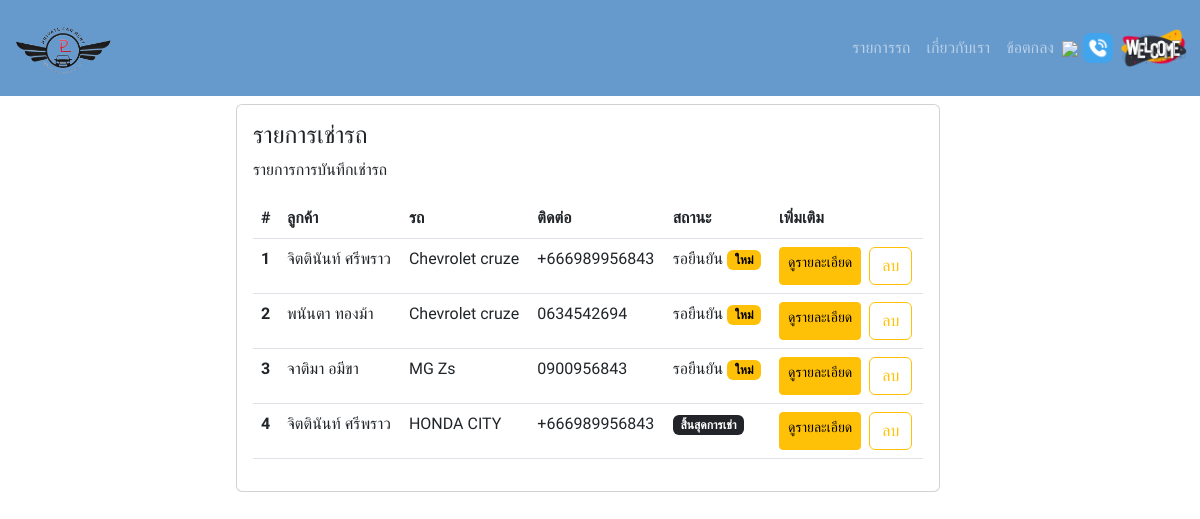
/car_check.php, run on the app's committed database.
### tables this page shows
CREATE TABLE `bookings` (
  `id` int(11) NOT NULL,
  `customer_name` varchar(255) NOT NULL,
  `phone_number` varchar(20) NOT NULL,
  `travel_date` date NOT NULL,
  `return_date` date NOT NULL,
  `pickup_location` varchar(255) NOT NULL,
  `destination_province` varchar(255) NOT NULL,
  `car_id` int(11) DEFAULT NULL,
  `status_rental` varchar(30) NOT NULL,
  `car_brand` varchar(255) DEFAULT NULL,
  `car_model` varchar(255) DEFAULT NULL,
  `passenger_count` int(5) NOT NULL,
  `num_days` int(5) NOT NULL,
  `line_id` varchar(100) NOT NULL,
  `return_location` varchar(255) NOT NULL,
  `travel_time` time NOT NULL,
  `b_status` varchar(30) NOT NULL
);

### car_check.php (the view, shortened to what this page needs)
<!DOCTYPE html>
<html lang="en">
<head>
  <link rel="stylesheet" href="https://cdn.jsdelivr.net/npm/bootstrap@5.2.0/dist/css/bootstrap.min.css">
  <link href="https://cdn.jsdelivr.net/npm/bootstrap@5.2.3/dist/css/bootstrap.min.css" rel="stylesheet">
  <link rel="stylesheet" href="style.css">
</head>
<body>
  <?php include 'navbar.php'; ?>
  <div class="container py-2">
    <div class="page-content page-container" id="page-content">
      <div class="padding">
        <div class="row container d-flex justify-content-center">
          <div class="col-lg-8 grid-margin stretch-card">
            <div class="card">
              <div class="card-body">
                <h4 class="card-title">รายการเช่ารถ</h4>
                <p class="card-description">
                  รายการการบันทึกเช่ารถ
                </p>
                <div class="table-responsive">
                  <table class="table">
                    <thead>
                      <tr>
                        <th scope="col">#</th>
                        <th scope="col">ลูกค้า</th>
                        <th scope="col">รถ</th>
                        <th scope="col">ติดต่อ</th>
                        <th scope="col">สถานะ</th>
                        <th scope="col">เพิ่มเติม</th>
                      </tr>
                    </thead>
                    <tbody>
          <?php
          require_once "database.php";
          $sql = "SELECT * FROM `bookings` ORDER BY id DESC";
          $result = mysqli_query($conn, $sql);
          if (mysqli_num_rows($result) > 0) {
            $i = 1;
            while ($row = mysqli_fetch_assoc($result)) {
              $bookings_id = $row['id'];
              $car_brand = $row['car_brand'];
              $car_model = $row['car_model'];
              $customer_name = $row["customer_name"];
              $status_rental = $row["status_rental"];
              $phone_number = $row["phone_number"];
              echo '<tr>';
              echo '<th scope="row">' . $i++ . '</th>';
              echo '<td>' . $customer_name . '</td>';
              echo '<td>' . $car_brand . ' ' . $car_model . '</td>';
              echo '<td>' . $phone_number . '</td>';
              echo '<td>';
              if ($status_rental == 1) {
                echo '<span class="badge text-bg-warning ">รอยืนยัน</span>';
              } elseif ($status_rental == 2) {
                echo '<span class="badge text-bg-info ">เช่าอยู่</span>';
              } elseif ($status_rental == 3) {
                echo '<span class="badge text-bg-dark">สิ้นสุดการเช่า</span>';
              }  else {
                echo 'รอยืนยัน <span class="badge text-bg-warning"> ใหม่</span>';
              }
              echo '</td>'; ?>
              <td>
                <div class="d-grid gap-2 d-md-flex">
                  <a class="btn btn-warning btn-sm " href="booking_detail.php?bookings_id=<?php echo $bookings_id; ?>">ดูรายละเอียด</a>
                  <form action="" method="POST">
                    <button class="btn btn-outline-warning" type="submit" name="delete_data" value="Submit">ลบ</button>
                  </form>
                </div>
              </td><?php
                    echo '</tr>';
                  }
                } else {
                  echo '<tr><td colspan="5">No data found.</td></tr>';
                }
                    ?>
        </tbody>
                  </table>
                </div>
              </div>
            </div>
          </div>
        </div>
      </div>
    </div>
  </div>
</body>
</html>

### style.css (style rules this page uses)
body { font-family: 'Sarabun', sans-serif; }

### data on the page
bookings: customer_name "จิตตินันท์ ศรีพราว", car_brand "Chevrolet", car_model "cruze", phone_number "+666989956843", status_rental "รอยืนยัน"
bookings: customer_name "พนันตา ทองม้า", car_brand "Chevrolet", car_model "cruze", phone_number "0634542694", status_rental "รอยืนยัน"
bookings: customer_name "จาติมา อมีขา", car_brand "MG", car_model "Zs", phone_number "0900956843", status_rental "รอยืนยัน"
bookings: customer_name "จิตตินันท์ ศรีพราว", car_brand "HONDA", car_model "CITY", phone_number "+666989956843", status_rental "สิ้นสุดการเช่า"
